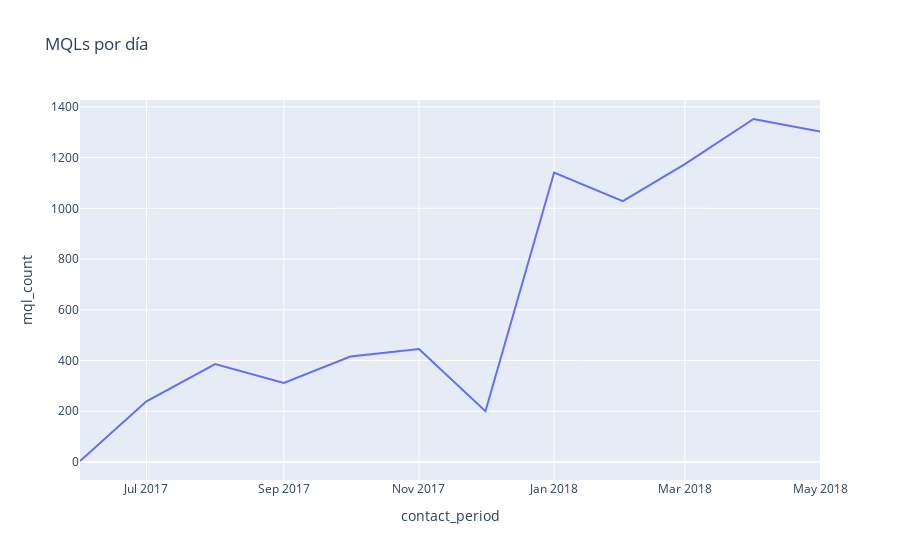

Notebook cell for this chart:
### Code cell
px.line(mql_period_series, x='contact_period', y='mql_count', title='MQLs por día')

### Figure 1 — Plotly figure (JSON) as saved in the notebook; plotly's stock layout.template omitted (floating-point values rounded to 4 significant figures)
{"data": [{"hovertemplate": "contact_period=%{x}<br>mql_count=%{y}<extra></extra>", "legendgroup": "", "line": {"color": "#636efa", "dash": "solid"}, "marker": {"symbol": "circle"}, "mode": "lines", "name": "", "orientation": "v", "showlegend": false, "type": "scatter", "x": ["2017-06", "2017-07", "2017-08", "2017-09", "2017-10", "2017-11", "2017-12", "2018-01", "2018-02", "2018-03", "2018-04", "2018-05"], "xaxis": "x", "y": [4, 239, 386, 312, 416, 445, 200, 1141, 1028, 1174, 1352, 1303], "yaxis": "y"}], "layout": {"legend": {"tracegroupgap": 0}, "title": {"text": "MQLs por día"}, "xaxis": {"anchor": "y", "domain": [0, 1], "title": {"text": "contact_period"}}, "yaxis": {"anchor": "x", "domain": [0, 1], "title": {"text": "mql_count"}}}}
